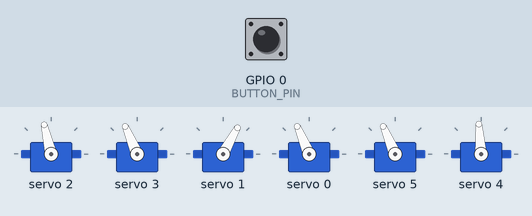
The sketch below on a simulated ESP32. On the bench: 6 × servo. The test bench sets the inputs (shaded band); at power-on: GPIO 0 (BUTTON_PIN) HIGH. Random numbers use the default seed unless the sketch sets one.

Above: at 0.66 s.
1.3 s: GPIO 0 (BUTTON_PIN) pulled LOW for 0.15 s
At 2.5 s:
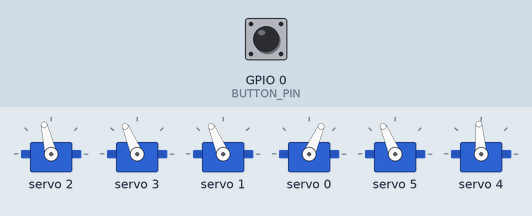
At 3.71 s:
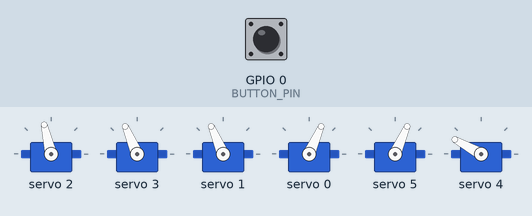
4.4 s: GPIO 0 (BUTTON_PIN) pulled LOW for 1 s
Timing chart, 0 to 7.4 s (numbered marks = the images above; inputs shaded):
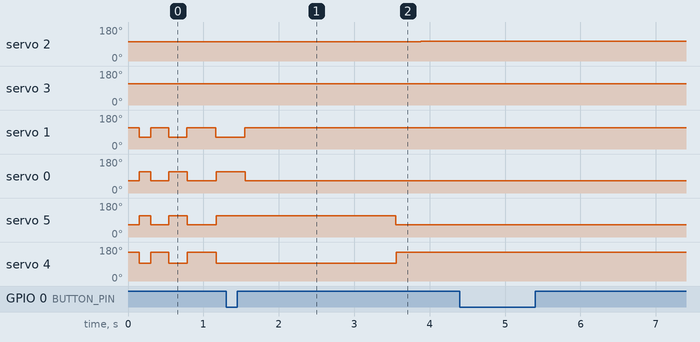

The sketch:

eyes-machine.ino
```cpp
#include "eyes-machine.hpp"

#define BUTTON_PIN 0
#define DATA_COMMUNICATION_CHANNEL 9600

EyesMachine machine;

void setup() {
  machine.begin();
  machine.setMode(EyesMachine::MachineMode::OFF);
  Serial.begin(DATA_COMMUNICATION_CHANNEL);

  // Configure Button Pin
  pinMode(BUTTON_PIN, INPUT_PULLUP);
}

void loop() {
  changeMachineModeButtonEvent();
  machine.runInLoop();
}

void changeMachineModeButtonEvent()
{
  constexpr uint8_t PRESSED_BUTTON_DELAY_MS = 250;
  int buttonState = digitalRead(BUTTON_PIN);

  if (buttonState == LOW) {
    machine.setNextMode();
    delay(PRESSED_BUTTON_DELAY_MS);
  }
}
```

auto-state.cpp
```cpp
#include "auto-state.hpp"
#include "constants.hpp"
#include "random-utils.hpp"

#include <Arduino.h>

AutoState::AutoState(EyesActionsController& actions)
  : _actions(actions),
    _blinkTimer(BLINK_TIMER_CONFIG),
    _horizontalTimer(HORIZONTAL_SACCADE_TIMER_CONFIG),
    _verticalTimer(VERTICAL_SACCADE_TIMER_CONFIG),
    _jitterTimer(JITTER_TIMER_CONFIG),
    _energyTimer(ENERGY_TIMER_CONFIG),
    _blinkPhase(BlinkPhase::IDLE),
    _blinkKind(BlinkKind::FULL),
    _blinkClosedUntil(0),
    _horizontalTarget(0.0f),
    _verticalTarget(0.0f),
    _energy(ENERGY_DEFAULT),
    _enterComplete(false)
{}

void AutoState::reset()
{
  _blinkPhase = BlinkPhase::IDLE;
  _blinkKind = BlinkKind::FULL;
  _blinkClosedUntil = 0;
  _horizontalTarget = 0.0f;
  _verticalTarget = 0.0f;
  _energy = ENERGY_DEFAULT;
  _enterComplete = false;
}

void AutoState::enter()
{
  const unsigned long now = millis();

  _actions.setOpenness(1.0f);
  _actions.setHorizontal(0.0f);
  _actions.setVertical(0.0f);

  _horizontalTarget = 0.0f;
  _verticalTarget = 0.0f;

  _blinkTimer.reset(now);
  _horizontalTimer.reset(now);
  _verticalTimer.reset(now);
  _jitterTimer.reset(now);
  _energyTimer.reset(now);

  _enterComplete = true;
}

bool AutoState::isEnterComplete() const
{
  return _enterComplete;
}

void AutoState::execute()
{
  const unsigned long now = millis();

  updateEnergy(now);
  updateBlink(now);
  updateHorizontalSaccade(now);
  updateVerticalSaccade(now);
  updateJitter(now);
}

void AutoState::exit()
{}

bool AutoState::isExitComplete() const
{
  return true;
}

void AutoState::triggerBlink(unsigned long now)
{
  if (_blinkPhase != BlinkPhase::IDLE) return; // already mid-blink, don't restart

  if (sampleUniform01() < WINK_PROBABILITY) {
    _blinkKind = (sampleUniform01() < 0.5f) ? BlinkKind::LEFT_WINK : BlinkKind::RIGHT_WINK;
    if (_blinkKind == BlinkKind::LEFT_WINK) {
      _actions.setLeftEyeOpenness(0.0f);
    } else {
      _actions.setRightEyeOpenness(0.0f);
    }
  } else {
    _blinkKind = BlinkKind::FULL;
    _actions.setOpenness(0.0f);
  }

  _blinkPhase = BlinkPhase::CLOSED;
  _blinkClosedUntil = now + BLINK_CLOSED_HOLD_MS;
}

void AutoState::updateBlink(unsigned long now)
{
  switch (_blinkPhase)
  {
    case BlinkPhase::IDLE:
      if (_blinkTimer.isDue(now)) {
        triggerBlink(now);
      }
      break;

    case BlinkPhase::CLOSED:
      if (now >= _blinkClosedUntil) {
        switch (_blinkKind)
        {
          case BlinkKind::LEFT_WINK: _actions.setLeftEyeOpenness(1.0f); break;
          case BlinkKind::RIGHT_WINK: _actions.setRightEyeOpenness(1.0f); break;
          case BlinkKind::FULL:
          default: _actions.setOpenness(1.0f); break;
        }
        _blinkPhase = BlinkPhase::IDLE;
        _blinkTimer.reschedule(now, _energy);
      }
      break;
  }
}

void AutoState::updateHorizontalSaccade(unsigned long now)
{
  if (_horizontalTimer.tryFire(now, _energy)) {
    _horizontalTarget = sampleClampedGaussian(
      HORIZONTAL_SACCADE_TARGET_MEAN, HORIZONTAL_SACCADE_TARGET_STDDEV,
      AXIS_MIN_VALUE, AXIS_MAX_VALUE);
    _actions.setHorizontal(_horizontalTarget);

    if (sampleUniform01() < SACCADE_SYNCED_BLINK_PROBABILITY) {
      triggerBlink(now);
    }
  }
}

void AutoState::updateVerticalSaccade(unsigned long now)
{
  if (_verticalTimer.tryFire(now, _energy)) {
    _verticalTarget = sampleClampedGaussian(
      VERTICAL_SACCADE_TARGET_MEAN, VERTICAL_SACCADE_TARGET_STDDEV,
      AXIS_MIN_VALUE, AXIS_MAX_VALUE);
    _actions.setVertical(_verticalTarget);

    if (sampleUniform01() < SACCADE_SYNCED_BLINK_PROBABILITY) {
      triggerBlink(now);
    }
  }
}

void AutoState::updateJitter(unsigned long now)
{
  if (_jitterTimer.tryFire(now)) {
    const float jitteredHorizontal = sampleClampedGaussian(
      _horizontalTarget, JITTER_STDDEV, AXIS_MIN_VALUE, AXIS_MAX_VALUE);
    const float jitteredVertical = sampleClampedGaussian(
      _verticalTarget, JITTER_STDDEV, AXIS_MIN_VALUE, AXIS_MAX_VALUE);

    _actions.setHorizontal(jitteredHorizontal);
    _actions.setVertical(jitteredVertical);
  }
}

void AutoState::updateEnergy(unsigned long now)
{
  if (_energyTimer.tryFire(now)) {
    _energy += sampleGaussian(0.0f, ENERGY_STEP_STDDEV);

    if (_energy < ENERGY_MIN) _energy = ENERGY_MIN;
    if (_energy > ENERGY_MAX) _energy = ENERGY_MAX;
  }
}
```

auto-state.hpp
```cpp
#pragma once

#include "machine-state.hpp"
#include "eyes-actions.controller.hpp"
#include "random-timer.hpp"

// Mimics real-eye idle behavior: blinking and horizontal/vertical saccades,
// each independently timed and sized from its own normal distribution
// (see constants.hpp). No smooth drifting - real eyes snap to a new gaze
// point and hold, so saccades set the target directly rather than easing to it.
//
// Gimmicks layered on top: occasional single-eye wink instead of a full blink,
// a blink synced to a saccade (real eyes often blink while changing gaze),
// continuous micro-jitter around the current gaze point, and a slow-drifting
// "energy" level that speeds up or slows down blink/saccade rate over time.
class AutoState : public MachineState
{
  public:
    explicit AutoState(EyesActionsController& actions);

    void reset() override;

    void enter() override;
    bool isEnterComplete() const override;

    void execute() override;

    void exit() override;
    bool isExitComplete() const override;

  private:
    enum class BlinkPhase { IDLE, CLOSED };
    enum class BlinkKind { FULL, LEFT_WINK, RIGHT_WINK };

    void triggerBlink(unsigned long now);
    void updateBlink(unsigned long now);
    void updateHorizontalSaccade(unsigned long now);
    void updateVerticalSaccade(unsigned long now);
    void updateJitter(unsigned long now);
    void updateEnergy(unsigned long now);

    EyesActionsController& _actions;

    RandomTimer _blinkTimer;
    RandomTimer _horizontalTimer;
    RandomTimer _verticalTimer;
    RandomTimer _jitterTimer;
    RandomTimer _energyTimer;

    BlinkPhase _blinkPhase;
    BlinkKind _blinkKind;
    unsigned long _blinkClosedUntil;

    float _horizontalTarget; // last saccade target - jitter wobbles around this, not the raw output
    float _verticalTarget;

    float _energy; // scales blink/saccade RandomTimer intervals; see constants.hpp

    bool _enterComplete;
};
```

constants.hpp
```cpp
#pragma once

#include <cstdint>

#include "motor.hpp"
#include "random-timer.hpp"

struct RGBColor
{
  uint8_t r;
  uint8_t g;
  uint8_t b;
};

constexpr RGBColor EyesMachineModeColors[] =
{
  {255, 0, 0}, // Red
  {0, 255, 0}, // Green
  {0, 0, 255} // Blue
};

// --- Motors / PCA9685 ---

constexpr uint16_t SERVO_PWM_FREQUENCY_HZ = 50;

enum class MotorChannel
{
  RIGHT_LOWER_LID,
  RIGHT_UPPER_LID,
  X_AXIS,
  Y_AXIS,
  LEFT_LOWER_LID,
  LEFT_UPPER_LID
};

constexpr uint8_t SDA_PIN = 21;
constexpr uint8_t SCL_PIN = 20;

// Motor::setValue() normalized input range
constexpr float NORMALIZED_MIN_VALUE = 0.0f;
constexpr float NORMALIZED_MAX_VALUE = 1.0f;

// EyesActionsController public API ranges
constexpr float AXIS_MIN_VALUE = -1.0f;
constexpr float AXIS_MAX_VALUE = 1.0f;

constexpr float OPENNESS_MIN_VALUE = 0.0f;
constexpr float OPENNESS_MAX_VALUE = 1.0f;

// Per-motor calibration (min pulse, max pulse, inverted) - tuned on the real rig.
constexpr MotorLimits X_AXIS_LIMITS = { 260, 400, true };
constexpr MotorLimits Y_AXIS_LIMITS = { 300, 400, false };
constexpr MotorLimits RIGHT_UPPER_LID_LIMITS = { 240, 350, false };
constexpr MotorLimits RIGHT_LOWER_LID_LIMITS = { 250, 350, true };
constexpr MotorLimits LEFT_UPPER_LID_LIMITS = { 250, 350, true };
constexpr MotorLimits LEFT_LOWER_LID_LIMITS = { 310, 430, false };

// --- OffState timing (tired-blink enter animation + one-eye peek on exit) ---
constexpr uint8_t OFF_STATE_TIRED_BLINK_COUNT = 3;
constexpr unsigned long OFF_STATE_BLINK_BASE_HOLD_MS = 150UL;
constexpr float OFF_STATE_BLINK_SLOWDOWN_FACTOR = 1.6f;
constexpr unsigned long OFF_STATE_PEEK_DURATION_MS = 2000UL;

// --- AutoState behavior (each action has its own timing + magnitude distribution) ---

// How long a blink stays closed before reopening.
constexpr unsigned long BLINK_CLOSED_HOLD_MS = 120UL;

constexpr RandomTimerConfig BLINK_TIMER_CONFIG = { 4000.0f, 1500.0f, 1500UL };
constexpr RandomTimerConfig HORIZONTAL_SACCADE_TIMER_CONFIG = { 2500.0f, 900.0f, 600UL };
constexpr RandomTimerConfig VERTICAL_SACCADE_TIMER_CONFIG = { 3000.0f, 1000.0f, 700UL };

// Saccade target position distributions, in the same -1..1 space as setHorizontal/setVertical.
constexpr float HORIZONTAL_SACCADE_TARGET_MEAN = 0.0f;
constexpr float HORIZONTAL_SACCADE_TARGET_STDDEV = 0.5f;

constexpr float VERTICAL_SACCADE_TARGET_MEAN = 0.0f;
constexpr float VERTICAL_SACCADE_TARGET_STDDEV = 0.35f;

// --- AutoState gimmicks ---

// Wink: occasionally blink only one eye instead of both.
constexpr float WINK_PROBABILITY = 0.12f;

// Blink synced with a saccade: occasionally blink at the same moment the gaze jumps.
constexpr float SACCADE_SYNCED_BLINK_PROBABILITY = 0.25f;

// Idle micro-jitter: tiny continuous nudges around the current gaze point between saccades.
constexpr RandomTimerConfig JITTER_TIMER_CONFIG = { 200.0f, 60.0f, 80UL };
constexpr float JITTER_STDDEV = 0.03f;

// Energy: a slow random walk (0.5 = lazy, 1.0 = normal, 1.5 = excited) that speeds up
// or slows down blink & saccade rate via RandomTimer's speedScale.
constexpr RandomTimerConfig ENERGY_TIMER_CONFIG = { 8000.0f, 2000.0f, 4000UL };
constexpr float ENERGY_STEP_STDDEV = 0.15f;
constexpr float ENERGY_MIN = 0.5f;
constexpr float ENERGY_MAX = 1.5f;
constexpr float ENERGY_DEFAULT = 1.0f;
```

controller-state.cpp
```cpp
#include "controller-state.hpp"

ControllerState::ControllerState(EyesActionsController& actions) : _actions(actions)
{}

void ControllerState::reset()
{}

void ControllerState::enter()
{}

bool ControllerState::isEnterComplete() const
{
  return true;
}

void ControllerState::execute()
{}

void ControllerState::exit()
{}

bool ControllerState::isExitComplete() const
{
  return true;
}
```

controller-state.hpp
```cpp
#pragma once

#include "machine-state.hpp"
#include "eyes-actions.controller.hpp"

// TODO: real ESP-NOW controlled behavior - a receive callback should feed
// commands into a small buffer here, drained non-blockingly from execute().
class ControllerState : public MachineState
{
  public:
    explicit ControllerState(EyesActionsController& actions);

    void reset() override;

    void enter() override;
    bool isEnterComplete() const override;

    void execute() override;

    void exit() override;
    bool isExitComplete() const override;

  private:
    EyesActionsController& _actions;
};
```

eyes-actions.controller.cpp
```cpp
#include "eyes-actions.controller.hpp"
#include "constants.hpp"

EyesActionsController::EyesActionsController()
  : _driver(),
    _xAxis(_driver, static_cast<uint8_t>(MotorChannel::X_AXIS), X_AXIS_LIMITS),
    _yAxis(_driver, static_cast<uint8_t>(MotorChannel::Y_AXIS), Y_AXIS_LIMITS),
    _rightUpperLid(_driver, static_cast<uint8_t>(MotorChannel::RIGHT_UPPER_LID), RIGHT_UPPER_LID_LIMITS),
    _rightLowerLid(_driver, static_cast<uint8_t>(MotorChannel::RIGHT_LOWER_LID), RIGHT_LOWER_LID_LIMITS),
    _leftUpperLid(_driver, static_cast<uint8_t>(MotorChannel::LEFT_UPPER_LID), LEFT_UPPER_LID_LIMITS),
    _leftLowerLid(_driver, static_cast<uint8_t>(MotorChannel::LEFT_LOWER_LID), LEFT_LOWER_LID_LIMITS)
{}

void EyesActionsController::begin()
{
  Wire.begin(SDA_PIN, SCL_PIN);
  _driver.begin();
  _driver.setPWMFreq(SERVO_PWM_FREQUENCY_HZ);
}

void EyesActionsController::setHorizontal(float value)
{
  const float clamped = validateVal(value, AXIS_MIN_VALUE, AXIS_MAX_VALUE);
  _xAxis.setValue((clamped + 1.0f) / 2.0f);
}

void EyesActionsController::setVertical(float value)
{
  const float clamped = validateVal(value, AXIS_MIN_VALUE, AXIS_MAX_VALUE);
  _yAxis.setValue((clamped + 1.0f) / 2.0f);
}

void EyesActionsController::setOpenness(float value)
{
  setRightEyeOpenness(value);
  setLeftEyeOpenness(value);
}

void EyesActionsController::setRightEyeOpenness(float value)
{
  const float clamped = validateVal(value, OPENNESS_MIN_VALUE, OPENNESS_MAX_VALUE);
  _rightUpperLid.setValue(clamped);
  _rightLowerLid.setValue(clamped);
}

void EyesActionsController::setLeftEyeOpenness(float value)
{
  const float clamped = validateVal(value, OPENNESS_MIN_VALUE, OPENNESS_MAX_VALUE);
  _leftUpperLid.setValue(clamped);
  _leftLowerLid.setValue(clamped);
}

float EyesActionsController::validateVal(float value, float minVal, float maxVal) const
{
  if (value < minVal) return minVal;
  if (value > maxVal) return maxVal;
  return value;
}
```

eyes-actions.controller.hpp
```cpp
#pragma once

#include <cstdint>
#include <Arduino.h>
#include <Wire.h>
#include <Adafruit_PWMServoDriver.h>

#include "motor.hpp"
#include "constants.hpp"

class EyesActionsController
{
  public:
    EyesActionsController();

    void begin();

    void setHorizontal(float value);       // -1.0 (left)  .. 1.0 (right)
    void setVertical(float value);         // -1.0 (down)  .. 1.0 (up)
    void setOpenness(float value);         // both eyes,  0.0 (closed) .. 1.0 (open)
    void setRightEyeOpenness(float value); // 0.0 (closed) .. 1.0 (open)
    void setLeftEyeOpenness(float value);  // 0.0 (closed) .. 1.0 (open)

  private:
    float validateVal(float value, float minVal, float maxVal) const;

    Adafruit_PWMServoDriver _driver;

    Motor _xAxis;
    Motor _yAxis;
    Motor _rightUpperLid;
    Motor _rightLowerLid;
    Motor _leftUpperLid;
    Motor _leftLowerLid;
};
```

eyes-machine.cpp
```cpp
#include "eyes-machine.hpp"

EyesMachine::EyesMachine(const MachineMode mode)
  : _mode(mode),
    _actionsController(),
    _offState(_actionsController),
    _autoState(_actionsController),
    _controllerState(_actionsController),
    _activeState(&_offState),
    _pendingState(nullptr),
    _phase(StatePhase::ENTER)
{}

void EyesMachine::begin()
{
  randomSeed(esp_random());
  _actionsController.begin();
}

void EyesMachine::runInLoop()
{
  switch (_phase)
  {
    case StatePhase::ENTER:
      _activeState->enter();
      if (_activeState->isEnterComplete()) {
        _phase = StatePhase::EXECUTE;
      }
      break;

    case StatePhase::EXECUTE:
      _activeState->execute();
      break;

    case StatePhase::EXIT:
      _activeState->exit();
      if (_activeState->isExitComplete()) {
        _activeState = _pendingState;
        _pendingState = nullptr;
        _activeState->reset();
        _phase = StatePhase::ENTER;
      }
      break;
  }
}

EyesMachine::MachineMode EyesMachine::setMode(const MachineMode mode)
{
  constexpr uint8_t RGB_PIN = 48;

  _mode = (mode == MachineMode::UNREACHABLE_MODE) ? MachineMode::OFF : mode;
  const RGBColor modeColor = EyesMachineModeColors[static_cast<uint8_t>(_mode)];
  rgbLedWrite(RGB_PIN, modeColor.r, modeColor.g, modeColor.b);

  requestState(stateForMode(_mode));

  return _mode;
}

EyesMachine::MachineMode EyesMachine::setNextMode()
{
  MachineMode currentMode = _mode;
  int currentModeAsNumber = static_cast<int>(currentMode);
  MachineMode nextMode = static_cast<MachineMode>(currentModeAsNumber + 1);
  return setMode(nextMode);
}

MachineState* EyesMachine::stateForMode(MachineMode mode)
{
  switch (mode)
  {
    case MachineMode::AUTO: return &_autoState;
    case MachineMode::CONTROLLER: return &_controllerState;
    case MachineMode::OFF:
    default: return &_offState;
  }
}

void EyesMachine::requestState(MachineState* nextState)
{
  if (nextState == _activeState || nextState == _pendingState) return;

  _pendingState = nextState;
  _phase = StatePhase::EXIT;
}
```

eyes-machine.hpp
```cpp
#pragma once

#include "constants.hpp"
#include "eyes-actions.controller.hpp"
#include "machine-state.hpp"
#include "off-state.hpp"
#include "auto-state.hpp"
#include "controller-state.hpp"

#include <cstdint>
#include <Arduino.h>

class EyesMachine
{
  public:
    enum class MachineMode
    {
      OFF,
      AUTO,
      CONTROLLER,
      UNREACHABLE_MODE
    };

    EyesMachine(const MachineMode mode = MachineMode::AUTO);

    void begin();
    void runInLoop();

    MachineMode setMode(const MachineMode mode);
    MachineMode setNextMode();

  private:
    enum class StatePhase { ENTER, EXECUTE, EXIT };

    MachineState* stateForMode(MachineMode mode);
    void requestState(MachineState* nextState);

    MachineMode _mode;
    EyesActionsController _actionsController;

    OffState _offState;
    AutoState _autoState;
    ControllerState _controllerState;

    MachineState* _activeState;
    MachineState* _pendingState;
    StatePhase _phase;
};
```

machine-state.hpp
```cpp
#pragma once

class MachineState
{
  public:
    virtual ~MachineState() = default;

    virtual void reset() = 0;

    virtual void enter() = 0;
    virtual bool isEnterComplete() const = 0;

    virtual void execute() = 0;

    virtual void exit() = 0;
    virtual bool isExitComplete() const = 0;
};
```

motor.cpp
```cpp
#include "motor.hpp"
#include "constants.hpp"

Motor::Motor(Adafruit_PWMServoDriver& driver, uint8_t channel, MotorLimits limits)
  : _driver(driver), _channel(channel), _limits(limits)
{}

void Motor::setValue(float value)
{
  const float ratio = validateValue(value);
  const float steeredRatio = _limits.inverted ? (1.0f - ratio) : ratio;
  const float range = static_cast<float>(_limits.maxPulse - _limits.minPulse);
  const uint16_t pulse = _limits.minPulse + static_cast<uint16_t>(steeredRatio * range);
  _driver.setPWM(_channel, 0, pulse);
}

float Motor::validateValue(float value) const
{
  if (value < NORMALIZED_MIN_VALUE) return NORMALIZED_MIN_VALUE;
  if (value > NORMALIZED_MAX_VALUE) return NORMALIZED_MAX_VALUE;
  return value;
}
```

Source omitted: motor.hpp (446 bytes), off-state.cpp (2476 bytes), off-state.hpp (757 bytes), random-timer.cpp (813 bytes), random-timer.hpp (888 bytes), random-utils.cpp (712 bytes), random-utils.hpp (245 bytes)

Measured:
- after the input at 1.3 s, servo 2: 103° → 104° after 2.6 s; servo 3: 113° → 112° after 2.7 s, → 113° 0.29 s later; servo 1: 61° → 113° after 0.25 s; servo 0: 113° → 66° after 0.25 s; servo 5: 113° → 66° after 2.3 s
- after the input at 4.4 s, every drawn part: stays the same
